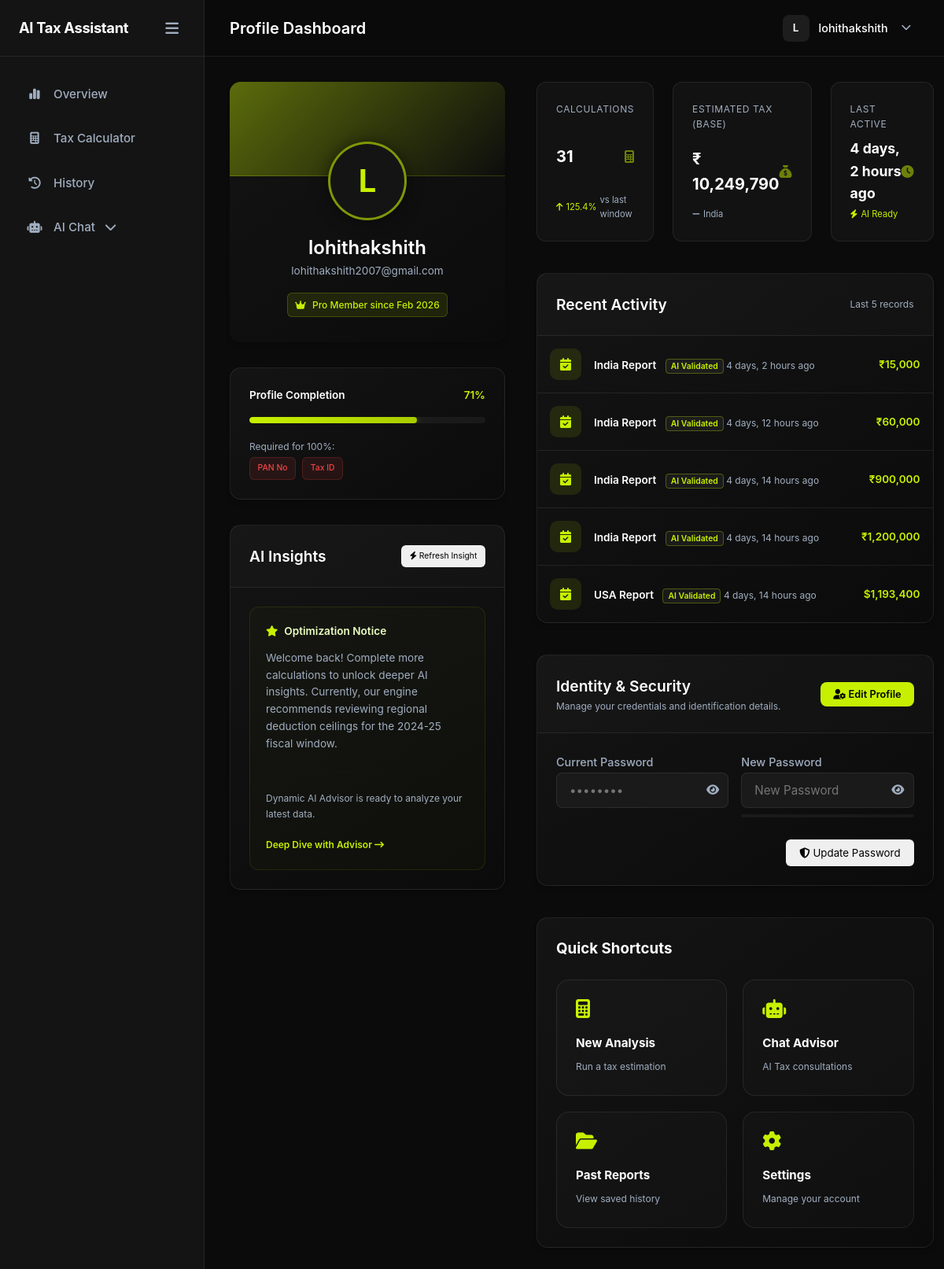
Before: /dashboard/profile/ (signed in) with the older database file.
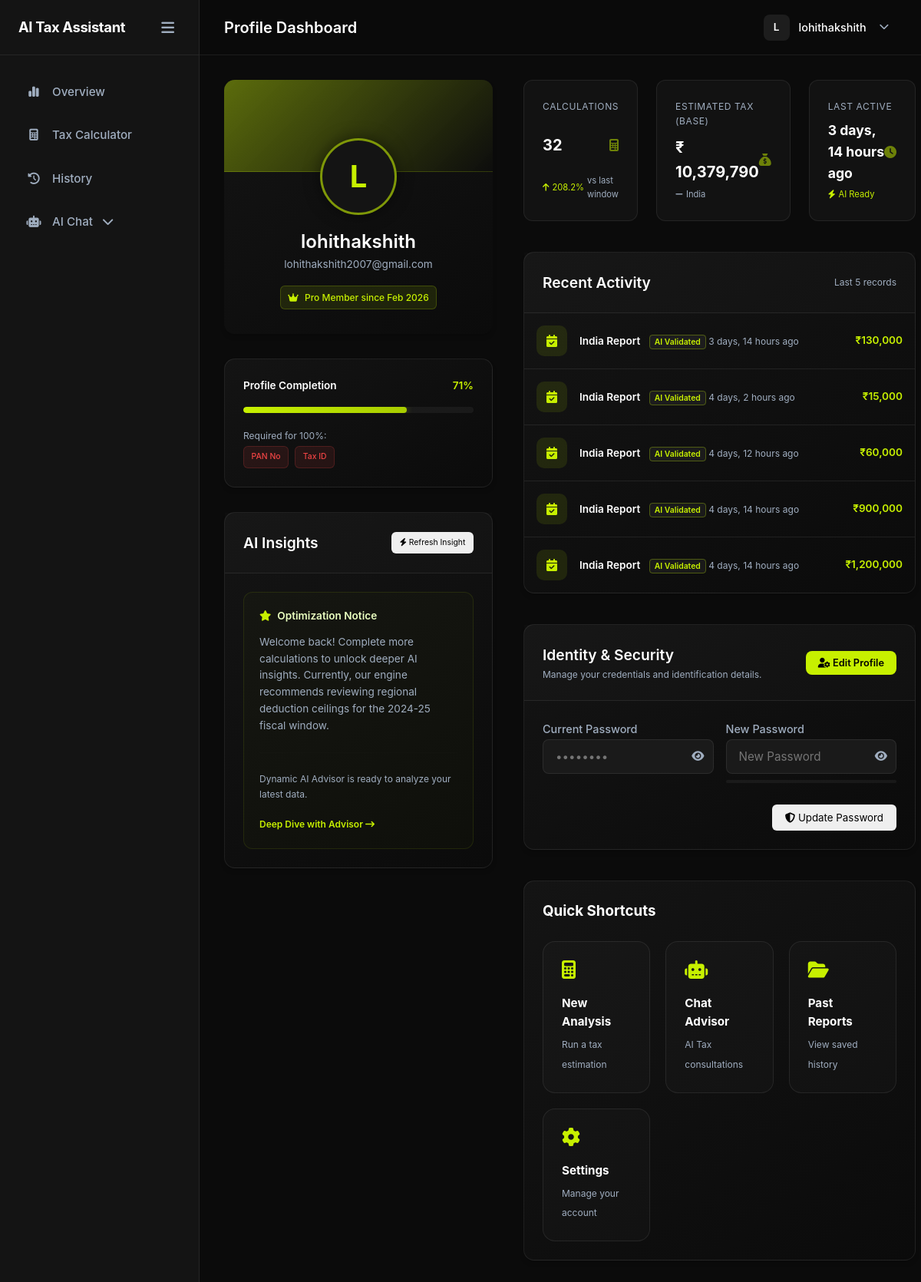
After: the same page with the newer database file.
### tax_engine/models.py (models this page shows, shortened)
class TaxCalculation(models.Model):
    user = models.ForeignKey(User, on_delete=models.CASCADE)
    country = models.CharField(max_length=50)
    income = models.FloatField()
    deductions = models.FloatField()
    taxable_income = models.FloatField()
    estimated_tax = models.FloatField()
    created_at = models.DateTimeField(auto_now_add=True)

### dashboard/views.py (the view, shortened to what this page needs)
# urls.py: path('dashboard/profile/', views.profile_view, name='profile'),
@login_required
def profile_view(request):
    calculations = TaxCalculation.objects.filter(user=request.user).order_by('-created_at')
    profile, created = Profile.objects.get_or_create(user=request.user)
    total_tax = sum(calc.estimated_tax for calc in calculations)
    previous_total = sum(c.estimated_tax for c in calculations[1:6])
    if previous_total > 0:
        trend = round(((total_tax - previous_total) / previous_total) * 100, 1)
    else:
        trend = 12.4 # Professional mock value if new
    missing_fields = []
    if not request.user.first_name: missing_fields.append("First Name")
    if not request.user.last_name: missing_fields.append("Last Name")
    if not request.user.profile.phone_number: missing_fields.append("Phone")
    if not request.user.profile.pan_no: missing_fields.append("PAN No")
    if not request.user.profile.tax_id: missing_fields.append("Tax ID")
    total_possible = 7 # username, email, first, last, phone, pan, taxid
    filled = 2 # user, email
    if request.user.first_name: filled += 1
    if request.user.last_name: filled += 1
    if request.user.profile.phone_number: filled += 1
    if request.user.profile.pan_no: filled += 1
    if request.user.profile.tax_id: filled += 1
    completion = int((filled / total_possible) * 100)
    last_calc = calculations.first()
    if last_calc:
        last_active_display = last_calc.created_at
    else:
        last_active_display = request.user.last_login
    user_agent = request.META.get('HTTP_USER_AGENT', 'Unknown')
    device = "Windows Desktop" if "Windows" in user_agent else "Mobile Device"
    browser = "Chrome" if "Chrome" in user_agent else "Default Browser"
    latest_calc = calculations.first()
    active_country = latest_calc.country if latest_calc else profile.preferred_country
    context = {
        'calculations': calculations,  # Full queryset for template checks
        'total_calculations': calculations.count(),
        'total_tax': round(total_tax, 2),
        'last_active': last_active_display,
        'recent_activity': calculations[:5],
        'completion_percentage': completion,
        'missing_fields': missing_fields,
        'tax_trend': trend,
        'device_info': device,
        'browser_info': browser,
        'session_ip': request.META.get('REMOTE_ADDR', '127.0.0.1'),
        'preferred_country': profile.preferred_country,
        'active_country': active_country,
    }
    return render(request, 'dashboard/profile.html', context)

### dashboard/templatetags/tax_tags.py (called while the page is built)
@register.filter
def currency_symbol(country_name):
    if not country_name:
        return "₹"  # Default to INR as per user preference
    country = str(country_name).lower().strip()
    mapping = {
        'india': '₹',
        'in': '₹',
        'inr': '₹',
        'us': '$',
        'usa': '$',
        'usd': '$',
        'united states': '$',
        'uk': '£',
        'gbp': '£',
        'united kingdom': '£',
        'gb': '£',
        'canada': 'C$',
        'cad': 'C$',
        'ca': 'C$',
        'australia': 'A$',
        'aud': 'A$',
        'au': 'A$',
        'europe': '€',
        'eu': '€',
        'euro': '€',
        'eur': '€',
    }
    return mapping.get(country, '₹')  # Default fallback to INR

### templates/dashboard/profile.html (shortened to what the changed rows need)
{% extends 'base_app.html' %}
{% load tax_tags humanize %}
{% block page_title %}Profile Dashboard{% endblock %}
{% block content %}
<div class="profile-grid-layout">
    <div class="profile-left-col">
        <div class="card p-4 card-glow-hover">
            {% if missing_fields %}
            <div class="mt-3">
                <div style="display: flex; flex-wrap: wrap; gap: 0.5rem; margin-top: 2px;">
                    {% for field in missing_fields %}
                    <span class="badge"
                        style="background: rgba(239,68,68,0.1); color: #ef4444; font-size: 0.65rem; border: 1px solid rgba(239,68,68,0.2);">{{ field }}</span>
                    {% endfor %}
                </div>
            </div>
            {% else %}
            <p class="text-accent text-xs mt-2"><i class="fa-solid fa-circle-check"></i> Profile fully complete!</p>
            {% endif %}
        </div>
    </div>
    <div class="profile-right-col">
        <div class="profile-stats-grid">
            <div class="mini-stat-card card-glow-hover">
                <span class="mini-stat-label">Calculations</span>
                <div class="flex-between align-center">
                    <span class="mini-stat-value">{{ total_calculations }}</span>
                    <i class="fa-solid fa-calculator text-accent" style="font-size: 1rem; opacity: 0.5;"></i>
                </div>
                <div class="stat-subtext trend-up">
                    <i class="fa-solid fa-arrow-up"></i> {{ tax_trend|floatformat:1 }}% <span class="text-muted">vs last window</span>
                </div>
            </div>
            <div class="mini-stat-card card-glow-hover">
                <span class="mini-stat-label">Estimated Tax (Base)</span>
                <div class="flex-between align-center">
                    <span class="mini-stat-value">
                        {% if calculations.first %}
                            {{ calculations.first.country|currency_symbol }}
                        {% else %}
                            {{ preferred_country|currency_symbol }}
                        {% endif %}
                        {{ total_tax|floatformat:0|intcomma }}
                    </span>
                    <i class="fa-solid fa-sack-dollar text-accent" style="font-size: 1rem; opacity: 0.5;"></i>
                </div>
                <div class="stat-subtext trend-neutral">
                    <i class="fa-solid fa-minus"></i> {{ active_country|country_display }}
                </div>
            </div>
            <div class="mini-stat-card card-glow-hover">
                <div class="flex-between align-center">
                    <span class="mini-stat-value" style="font-size: 1.1rem;">{{ last_active|timesince }} ago</span>
                    <i class="fa-solid fa-clock text-accent" style="font-size: 1rem; opacity: 0.5;"></i>
                </div>
            </div>
        </div>
        <div class="card card-glow-hover">
            <div class="card-body p-0">
                {% if recent_activity %}
                {% for item in recent_activity %}
                <div class="activity-item">
                    <div class="activity-icon"><i class="fa-solid fa-calendar-check"></i></div>
                    <div class="activity-details">
                        <span class="d-block text-sm font-weight-bold">{{ item.country|country_display }} Report
                            <span class="activity-tag ai">AI Validated</span>
                        </span>
                        <span class="text-muted text-xs">{{ item.created_at|timesince }} ago</span>
                    </div>
                    <div class="text-accent font-weight-bold text-sm">
                        {{ item.country|currency_symbol }}{{ item.estimated_tax|floatformat:0|intcomma }}
                    </div>
                </div>
                {% endfor %}
                {% else %}
                <p class="text-center text-muted p-4">No recent activity found.</p>
                {% endif %}
            </div>
        </div>
    </div>
</div>
{% endblock %}

Changed rows visible on the page:
no longer on this page (row unchanged): TaxCalculation: country|country_display "USA", created_at "4 days, 14 hours", country "$", estimated_tax "1,193,400"
added TaxCalculation: first.country "₹", country "India", created_at "3 days, 14 hours", country|country_display "India", country "₹", estimated_tax "130,000"
Other visible differences:
{{ total_calculations }}: "31" → "32"
{{ tax_trend|floatformat:1 }}: "125.4" → "208.2"
{{ total_tax|floatformat:0|intcomma }}: "10,249,790" → "10,379,790"
{{ last_active|timesince }}: "4 days, 2 hours" → "3 days, 14 hours"
